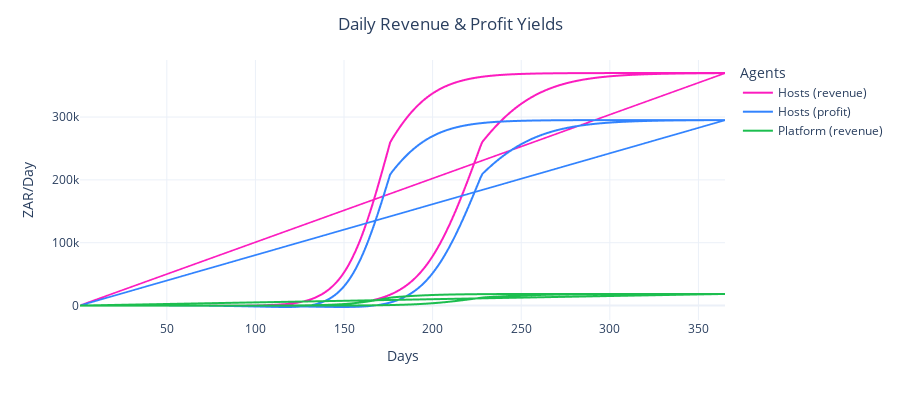

Source (notebook cell):
### Markdown cell above
# Anaysis: Yields

Host and platform yeilds

### Code cell
fig = px.line(
    df_1,
    x='timestep',
    y=['hosts_daily_revenue', 'hosts_daily_profit', 'platform_daily_revenue'],
    height=400
)

fig.update_layout(
    title="Daily Revenue & Profit Yields",
    xaxis_title="Days",
    yaxis_title="ZAR/Day",
    legend_title="Agents"
)

newnames = {'hosts_daily_revenue':'Hosts (revenue)', 'hosts_daily_profit': 'Hosts (profit)', 'platform_daily_revenue': 'Platform (revenue)'}
fig.for_each_trace(lambda t: t.update(name = newnames[t.name],
                                      legendgroup = newnames[t.name],
                                      hovertemplate = t.hovertemplate.replace(t.name, newnames[t.name])
                                     )
                  )
        
fig.show()

### Figure 1 — Plotly figure (JSON) as saved in the notebook; plotly's stock layout.template omitted (floating-point values rounded to 4 significant figures; data arrays with more than 128 entries replaced by an {"elided": "..."} marker saying what was removed)
{"data": [{"hovertemplate": "variable=Hosts (revenue)<br>timestep=%{x}<br>value=%{y}<extra></extra>", "legendgroup": "Hosts (revenue)", "line": {"color": "#FC1CBF", "dash": "solid"}, "mode": "lines", "name": "Hosts (revenue)", "showlegend": true, "type": "scattergl", "x": {"elided": "730 int values"}, "xaxis": "x", "y": {"elided": "730 int values"}, "yaxis": "y"}, {"hovertemplate": "variable=Hosts (profit)<br>timestep=%{x}<br>value=%{y}<extra></extra>", "legendgroup": "Hosts (profit)", "line": {"color": "#3283FE", "dash": "solid"}, "mode": "lines", "name": "Hosts (profit)", "showlegend": true, "type": "scattergl", "x": {"elided": "730 int values"}, "xaxis": "x", "y": {"elided": "730 int values"}, "yaxis": "y"}, {"hovertemplate": "variable=Platform (revenue)<br>timestep=%{x}<br>value=%{y}<extra></extra>", "legendgroup": "Platform (revenue)", "line": {"color": "#1CBE4F", "dash": "solid"}, "mode": "lines", "name": "Platform (revenue)", "showlegend": true, "type": "scattergl", "x": {"elided": "730 int values"}, "xaxis": "x", "y": {"elided": "730 int values"}, "yaxis": "y"}], "layout": {"height": 400, "legend": {"title": {"text": "Agents"}, "tracegroupgap": 0}, "margin": {"t": 60}, "title": {"text": "Daily Revenue & Profit Yields"}, "xaxis": {"anchor": "y", "domain": [0, 1], "title": {"text": "Days"}}, "yaxis": {"anchor": "x", "domain": [0, 1], "title": {"text": "ZAR/Day"}}}}
